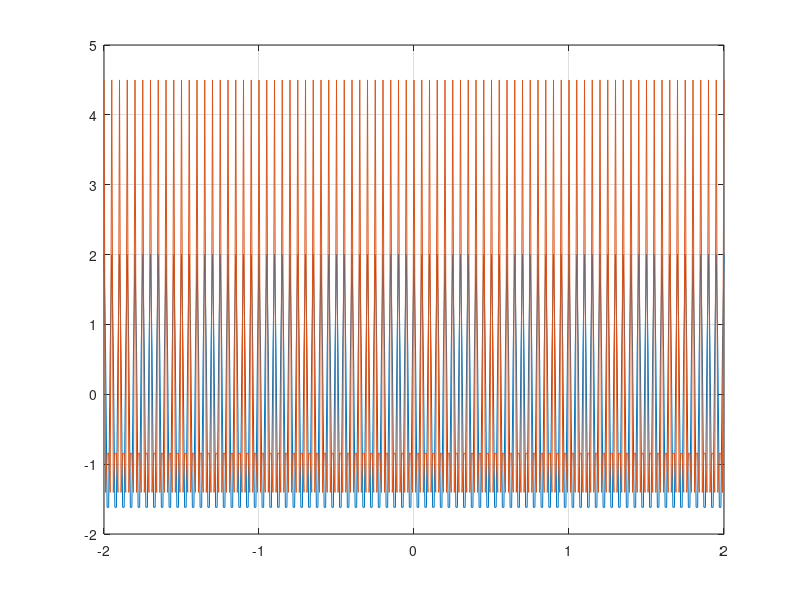

Write MATLAB code to recreate this figure.
t = - 2: 0.01: 2;
x1 = 2 * cos ( 2 * pi * 20 * t);
plot (t, x1)
x2 = x1 + 2.5 .* cos (2 * pi * 40 * t);
hold on
plot (t, x2)
hold off
grid on;
sortX2 = sort (x2)
disp ("Minimo de x2(t)");
disp (sortX2 (1));
disp ("Maximo de x2(t)");
disp (sortX2 (length (sortX2)));
